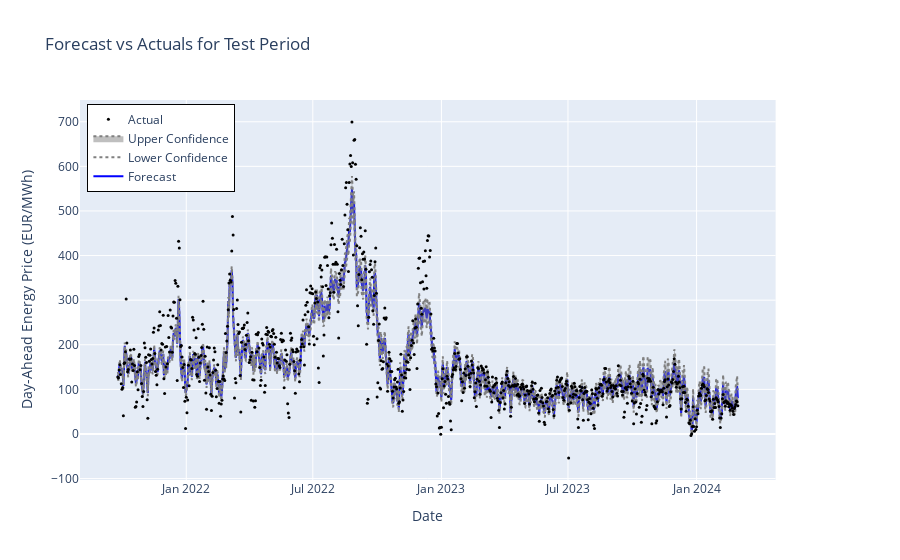

Here is the notebook cell this chart was saved with:
### Markdown cell above
### Plot the predictions vs. the actual data for the test period

### Code cell
# Define the test period start and end dates
test_start = test_df['ds'].min()
test_end = test_df['ds'].max()

# Filter forecast to test period
test_forecast = forecast[(forecast['ds'] >= test_start) & (forecast['ds'] <= test_end)]

# Filter historical data to test period
test_actuals = df[(df['ds'] >= test_start) & (df['ds'] <= test_end)]

# Create a figure with subplots
fig = make_subplots(specs=[[{"secondary_y": True}]])

# Add traces for forecast and actual data
fig.add_trace(
    go.Scatter(x=test_forecast['ds'], y=test_forecast['yhat'], name='Forecast', mode='lines', line=dict(color='blue')),
    secondary_y=False,
)

fig.add_trace(
    go.Scatter(x=test_forecast['ds'], y=test_forecast['yhat_lower'], name='Lower Confidence', mode='lines', line=dict(color='gray', dash='dot')),
    secondary_y=False,
)

fig.add_trace(
    go.Scatter(x=test_forecast['ds'], y=test_forecast['yhat_upper'], name='Upper Confidence', mode='lines', line=dict(color='gray', dash='dot'), fill='tonexty'),
    secondary_y=False,
)

fig.add_trace(
    go.Scatter(x=test_actuals['ds'], y=test_actuals['y'], name='Actual', mode='markers', marker=dict(color='black', size=3)),
    secondary_y=False,
)

# Set graph title and axis labels
fig.update_layout(
    title='Forecast vs Actuals for Test Period',
    xaxis_title='Date',
    yaxis_title='Day-Ahead Energy Price (EUR/MWh)',
    legend=dict(x=0.01, y=0.99, bordercolor="Black", borderwidth=1)
)

# Show plot
fig.show()

### Figure 1 — Plotly figure (JSON) as saved in the notebook; plotly's stock layout.template omitted (floating-point values rounded to 4 significant figures; data arrays with more than 128 entries replaced by an {"elided": "..."} marker saying what was removed)
{"data": [{"line": {"color": "blue"}, "mode": "lines", "name": "Forecast", "type": "scatter", "x": {"elided": "888 str values"}, "xaxis": "x", "y": {"elided": "888 float values"}, "yaxis": "y"}, {"line": {"color": "gray", "dash": "dot"}, "mode": "lines", "name": "Lower Confidence", "type": "scatter", "x": {"elided": "888 str values"}, "xaxis": "x", "y": {"elided": "888 float values"}, "yaxis": "y"}, {"fill": "tonexty", "line": {"color": "gray", "dash": "dot"}, "mode": "lines", "name": "Upper Confidence", "type": "scatter", "x": {"elided": "888 str values"}, "xaxis": "x", "y": {"elided": "888 float values"}, "yaxis": "y"}, {"marker": {"color": "black", "size": 3}, "mode": "markers", "name": "Actual", "type": "scatter", "x": {"elided": "888 str values"}, "xaxis": "x", "y": {"elided": "888 float values"}, "yaxis": "y"}], "layout": {"legend": {"bordercolor": "Black", "borderwidth": 1, "x": 0.01, "y": 0.99}, "title": {"text": "Forecast vs Actuals for Test Period"}, "xaxis": {"anchor": "y", "domain": [0, 0.94], "title": {"text": "Date"}}, "yaxis": {"anchor": "x", "domain": [0, 1], "title": {"text": "Day-Ahead Energy Price (EUR/MWh)"}}, "yaxis2": {"anchor": "x", "overlaying": "y", "side": "right"}}}
